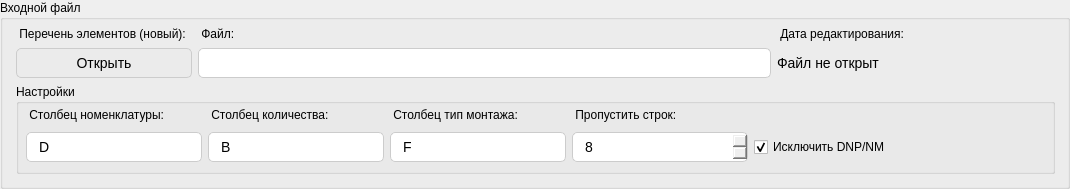
      <widget class="QGroupBox" name="groupBox">
       <property name="minimumSize">
        <size>
         <width>0</width>
         <height>180</height>
        </size>
       </property>
       <property name="title">
        <string>Входной файл</string>
       </property>
       <widget class="QWidget" name="gridLayoutWidget_2">
        <property name="geometry">
         <rect>
          <x>10</x>
          <y>20</y>
          <width>1051</width>
          <height>160</height>
         </rect>
        </property>
        <layout class="QGridLayout" name="gridLayout_4">
         <property name="sizeConstraint">
          <enum>QLayout::SizeConstraint::SetMinimumSize</enum>
         </property>
         <property name="leftMargin">
          <number>6</number>
         </property>
         <property name="topMargin">
          <number>6</number>
         </property>
         <property name="rightMargin">
          <number>6</number>
         </property>
         <property name="bottomMargin">
          <number>6</number>
         </property>
         <item row="0" column="1">
          <widget class="QLabel" name="label_3">
           <property name="text">
            <string> Файл:</string>
           </property>
          </widget>
         </item>
         <item row="1" column="1">
          <widget class="QLineEdit" name="first_file">
           <property name="minimumSize">
            <size>
             <width>0</width>
             <height>30</height>
            </size>
           </property>
           <property name="styleSheet">
            <string notr="true">
	border: 1px solid #CCCCCC;
	padding: -2px 10px;
	font-size: 14px;
	border-radius: 5px;
</string>
           </property>
           <property name="text">
            <string/>
           </property>
           <property name="readOnly">
            <bool>true</bool>
           </property>
          </widget>
         </item>
         <item row="1" column="0">
          <widget class="QPushButton" name="open_first">
           <property name="minimumSize">
            <size>
             <width>176</width>
             <height>30</height>
            </size>
           </property>
           <property name="maximumSize">
            <size>
             <width>176</width>
             <height>30</height>
            </size>
           </property>
           <property name="font">
            <font>
             <pointsize>-1</pointsize>
            </font>
           </property>
           <property name="styleSheet">
            <string notr="true">QPushButton {
	background-color: #EBEBEB;
	border: 1px solid #CCCCCC;
	padding: -2px 10px;
	font-size: 14px;
	border-radius: 5px;
	margin: 0px;
}

QPushButton:hover {
	background-color: #f5f5f5;
border: 1px solid #f5f5f5;
	color: black;
}

QPushButton:pressed {
	background-color: #3399FF;
	border: 1px solid #3399FF;
	color: white;
}</string>
           </property>
           <property name="text">
            <string>Открыть</string>
           </property>
          </widget>
         </item>
         <item row="0" column="2">
          <widget class="QLabel" name="label_4">
           <property name="text">
            <string> Дата редактирования:</string>
           </property>
          </widget>
         </item>
         <item row="1" column="2">
          <widget class="QLabel" name="label">
           <property name="minimumSize">
            <size>
             <width>278</width>
             <height>0</height>
            </size>
           </property>
           <property name="maximumSize">
            <size>
             <width>278</width>
             <height>16777215</height>
            </size>
           </property>
           <property name="styleSheet">
            <string notr="true">
	font-size: 14px;
</string>
           </property>
           <property name="text">
            <string>Файл не открыт</string>
           </property>
          </widget>
         </item>
         <item row="0" column="0">
          <widget class="QLabel" name="label_2">
           <property name="maximumSize">
            <size>
             <width>16777215</width>
             <height>16</height>
            </size>
           </property>
           <property name="text">
            <string> Перечень элементов (новый):</string>
           </property>
          </widget>
         </item>
         <item row="2" column="0" colspan="3">
          <widget class="QGroupBox" name="groupBox_2">
           <property name="minimumSize">
            <size>
             <width>0</width>
             <height>90</height>
            </size>
           </property>
           <property name="title">
            <string>Настройки</string>
           </property>
           <widget class="QWidget" name="gridLayoutWidget_4">
            <property name="geometry">
             <rect>
              <x>10</x>
              <y>20</y>
              <width>868</width>
              <height>61</height>
             </rect>
            </property>
            <layout class="QGridLayout" name="gridLayout_6">
             <item row="0" column="1">
              <widget class="QLabel" name="label_9">
               <property name="minimumSize">
                <size>
                 <width>176</width>
                 <height>16</height>
                </size>
               </property>
               <property name="maximumSize">
                <size>
                 <width>176</width>
                 <height>16</height>
                </size>
               </property>
               <property name="text">
                <string> Столбец количества:</string>
               </property>
              </widget>
             </item>
             <item row="1" column="3">
              <widget class="QSpinBox" name="first_skip">
               <property name="minimumSize">
                <size>
                 <width>176</width>
                 <height>30</height>
                </size>
               </property>
               <property name="maximumSize">
                <size>
                 <width>176</width>
                 <height>16777215</height>
                </size>
               </property>
               <property name="styleSheet">
                <string notr="true">
	border: 1px solid #CCCCCC;
	padding: -2px 10px;
	font-size: 14px;
	border-radius: 5px;
</string>
               </property>
               <property name="value">
                <number>8</number>
               </property>
              </widget>
             </item>
             <item row="0" column="0">
              <widget class="QLabel" name="label_14">
               <property name="minimumSize">
                <size>
                 <width>176</width>
                 <height>16</height>
                </size>
               </property>
               <property name="maximumSize">
                <size>
                 <width>176</width>
                 <height>16</height>
                </size>
               </property>
               <property name="text">
                <string> Столбец номенклатуры:</string>
               </property>
              </widget>
             </item>
             <item row="1" column="4">
              <widget class="QCheckBox" name="exceptDNP">
               <property name="text">
                <string>Исключить DNP/NM</string>
               </property>
               <property name="checked">
                <bool>true</bool>
               </property>
               <property name="tristate">
                <bool>false</bool>
               </property>
              </widget>
             </item>
             <item row="0" column="3">
              <widget class="QLabel" name="label_10">
               <property name="minimumSize">
                <size>
                 <width>176</width>
                 <height>0</height>
                </size>
               </property>
               <property name="maximumSize">
                <size>
                 <width>176</width>
                 <height>16777215</height>
                </size>
               </property>
               <property name="text">
                <string> Пропустить строк:</string>
               </property>
              </widget>
             </item>
             <item row="0" column="4">
              <spacer name="horizontalSpacer">
               <property name="orientation">
                <enum>Qt::Orientation::Horizontal</enum>
               </property>
               <property name="sizeHint" stdset="0">
                <size>
                 <width>40</width>
                 <height>20</height>
                </size>
               </property>
              </spacer>
             </item>
             <item row="1" column="1">
              <widget class="QLineEdit" name="first_count">
               <property name="sizePolicy">
                <sizepolicy hsizetype="Minimum" vsizetype="Fixed">
                 <horstretch>0</horstretch>
                 <verstretch>0</verstretch>
                </sizepolicy>
               </property>
               <property name="minimumSize">
                <size>
                 <width>176</width>
                 <height>30</height>
                </size>
               </property>
               <property name="maximumSize">
                <size>
                 <width>176</width>
                 <height>30</height>
                </size>
               </property>
               <property name="styleSheet">
                <string notr="true">
	border: 1px solid #CCCCCC;
	padding: -2px 10px;
	font-size: 14px;
	border-radius: 5px;
</string>
               </property>
               <property name="text">
                <string>B</string>
               </property>
              </widget>
             </item>
             <item row="1" column="0">
              <widget class="QLineEdit" name="first_pn">
               <property name="sizePolicy">
                <sizepolicy hsizetype="Minimum" vsizetype="Fixed">
                 <horstretch>0</horstretch>
                 <verstretch>0</verstretch>
                </sizepolicy>
               </property>
               <property name="minimumSize">
                <size>
                 <width>176</width>
                 <height>30</height>
                </size>
               </property>
               <property name="maximumSize">
                <size>
                 <width>176</width>
                 <height>30</height>
                </size>
               </property>
               <property name="styleSheet">
                <string notr="true">
	border: 1px solid #CCCCCC;
	padding: -2px 10px;
	font-size: 14px;
	border-radius: 5px;
</string>
               </property>
               <property name="text">
                <string>D</string>
               </property>
              </widget>
             </item>
             <item row="1" column="2">
              <widget class="QLineEdit" name="firstMount">
               <property name="sizePolicy">
                <sizepolicy hsizetype="Minimum" vsizetype="Fixed">
                 <horstretch>0</horstretch>
                 <verstretch>0</verstretch>
                </sizepolicy>
               </property>
               <property name="minimumSize">
                <size>
                 <width>176</width>
                 <height>30</height>
                </size>
               </property>
               <property name="maximumSize">
                <size>
                 <width>176</width>
                 <height>30</height>
                </size>
               </property>
               <property name="styleSheet">
                <string notr="true">
	border: 1px solid #CCCCCC;
	padding: -2px 10px;
	font-size: 14px;
	border-radius: 5px;
</string>
               </property>
               <property name="text">
                <string>F</string>
               </property>
              </widget>
             </item>
             <item row="0" column="2">
              <widget class="QLabel" name="label_19">
               <property name="minimumSize">
                <size>
                 <width>176</width>
                 <height>16</height>
                </size>
               </property>
               <property name="maximumSize">
                <size>
                 <width>176</width>
                 <height>16</height>
                </size>
               </property>
               <property name="text">
                <string> Столбец тип монтажа:</string>
               </property>
              </widget>
             </item>
            </layout>
           </widget>
          </widget>
         </item>
        </layout>
       </widget>
      </widget>
